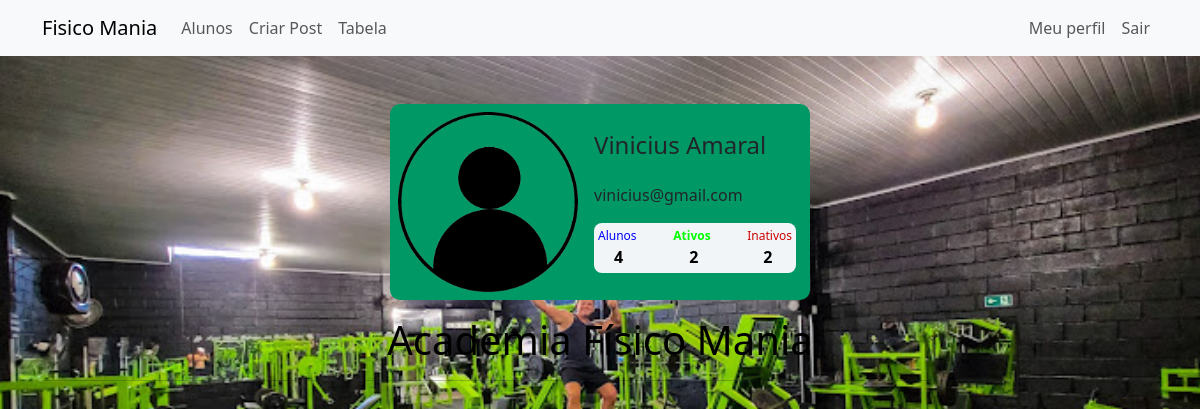
Screenshot of /inicio (signed in) with the database file from the repository.
### fisicomania/models.py (models this page shows)
class Usuario(database.Model, UserMixin):
    id = database.Column(database.Integer, primary_key=True)
    username= database.Column(database.String, nullable=False)
    email = database.Column(database.String, nullable=False, unique=True)
    senha = database.Column(database.String, nullable=False)
    foto_perfil = database.Column(database.String, default='default.jpg')
    post = database.relationship('Post', backref='autor', lazy=True )
    aluno = database.relationship('Aluno', backref='autor', lazy=True)
    def contar_alunos(self):
        return len(self.aluno)
    def contar_inativos(self):
        Inativo = Aluno.query.filter_by(id_usuario=self.id, planoIn='Aluno Inativo').count()
        return (Inativo)
    def contar_ativos(self):
        Ativo = Aluno.query.filter_by(id_usuario=self.id, plano='Aluno Ativo').count()
        return (Ativo)

### fisicomania/rotas.py (the view)
@app.route('/inicio')
@login_required
def homepage1():
    post = Post.query.order_by(Post.id.desc())
    return render_template('home.html', post=post)

### fisicomania/models.py (called while the page is built)
@login_manager.user_loader
def load_usuario(id_usuario):
    return Usuario.query.get(int(id_usuario))

### fisicomania/templates/home.html (shortened to what this page needs)
{% extends 'base.html' %}
{% block body %}
    <div class="container container-perfil mt-5 d-flex justify-content-center">
       <div class="card card-perfil  p-2 d-flex">
           <div class="d-flex align-items-center">
                    <div class="image pe-3"><img src="{{ url_for('static', filename='imagens/foto_perfil/{}'.format( current_user.foto_perfil)) }}" class="rounded" height="180" width="180" ></div>
                    <div class="ml-1 w-50">
                        <h4 class="mb-4 ">{{ current_user.username }}</h4> <span>{{ current_user.email}}</span>
                        <div class="p-1 mt-3 bg-primary d-flex justify-content-between rounded-3 text-white stats">
                            <div class="d-flex flex-column"><span class="alunos">Alunos</span><span class="number1 ms-3">{{current_user.contar_alunos() }}</span></div>
                            {% if 'Não informado' in current_user.cursos %}
                                <div class="d-flex flex-column"><span class="alunos">Alunos</span><span class="number1 ms-2">0</span></div>
                            {% else %}
                                <div class="d-flex flex-column"><span class="ativos">Ativos</span><span class="number2 ms-3">{{ current_user.contar_ativos() }}</span></div>
                                <div class="d-flex flex-column"><span class="inativos">Inativos</span><span class="number3 ms-3">{{ current_user.contar_inativos() }}</span></div>
                            {% endif %}
                        </div>
                    </div>
                </div>
            </div>
    </div>
    <div class="container text-center pt-3 ">
        <h1 style="color: black">Academia Físico Mania</h1>
    </div>
    <div class="container ">
        <hr>
    </div>
{% endblock%}

### fisicomania/static/main.css (style rules this page uses)
body { background-image: url(imagens/fundo.jpg); background-repeat:no-repeat; background-size: cover; }
.card { width: 400px; border: none; border-radius: 10px; background-color: #009966; }
.stats { background: #f2f5f8 !important; color: #000 !important; }
.alunos { font-size:12px; color: #0000ff; }
.number1 { font-weight:600; }
.ativos { font-size:12px; font-weight:700; color: #00ff00; }
.number2 { font-weight:600; }
.inativos { font-size:12px; color: #cc0000; }
.number3 { font-weight:600; }
.card-perfil { width: 420px }
.container-perfil { width: auto }

### rows the page displays
Usuario: foto_perfil (placeholder picture), username "Vinicius Amaral", email "vinicius@gmail.com"

### other values shown
{{ current_user.contar_alunos() }} "4"
{{ current_user.contar_ativos() }} "2"
{{ current_user.contar_inativos() }} "2"
